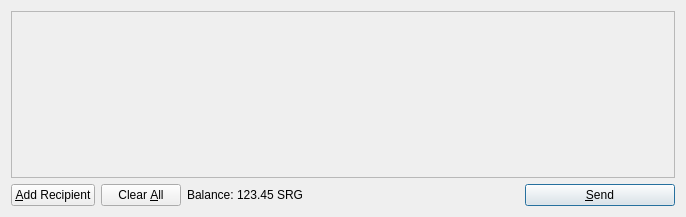
<?xml version="1.0" encoding="UTF-8"?>
<ui version="4.0">
 <class>SendCoinsDialog</class>
 <widget class="QDialog" name="SendCoinsDialog">
  <property name="geometry">
   <rect>
    <x>0</x>
    <y>0</y>
    <width>686</width>
    <height>217</height>
   </rect>
  </property>
  <property name="windowTitle">
   <string>Send Coins</string>
  </property>
  <layout class="QVBoxLayout" name="verticalLayout">
   <item>
    <widget class="QScrollArea" name="scrollArea">
     <property name="widgetResizable">
      <bool>true</bool>
     </property>
     <widget class="QWidget" name="scrollAreaWidgetContents">
      <property name="geometry">
       <rect>
        <x>0</x>
        <y>0</y>
        <width>660</width>
        <height>149</height>
       </rect>
      </property>
      <layout class="QVBoxLayout" name="verticalLayout_2">
       <property name="margin">
        <number>0</number>
       </property>
       <item>
        <layout class="QVBoxLayout" name="entries">
         <property name="spacing">
          <number>6</number>
         </property>
        </layout>
       </item>
       <item>
        <spacer name="verticalSpacer">
         <property name="orientation">
          <enum>Qt::Vertical</enum>
         </property>
         <property name="sizeHint" stdset="0">
          <size>
           <width>20</width>
           <height>40</height>
          </size>
         </property>
        </spacer>
       </item>
      </layout>
     </widget>
    </widget>
   </item>
   <item>
    <layout class="QHBoxLayout" name="horizontalLayout">
     <item>
      <widget class="QPushButton" name="addButton">
       <property name="toolTip">
        <string>Send to multiple recipients at once</string>
       </property>
       <property name="text">
        <string>&amp;Add Recipient</string>
       </property>
       <property name="autoDefault">
        <bool>false</bool>
       </property>
      </widget>
     </item>
     <item>
      <widget class="QPushButton" name="clearButton">
       <property name="sizePolicy">
        <sizepolicy hsizetype="Minimum" vsizetype="Fixed">
         <horstretch>0</horstretch>
         <verstretch>0</verstretch>
        </sizepolicy>
       </property>
       <property name="toolTip">
        <string>Remove all transaction fields</string>
       </property>
       <property name="text">
        <string>Clear &amp;All</string>
       </property>
       <property name="autoRepeatDelay">
        <number>300</number>
       </property>
       <property name="autoDefault">
        <bool>false</bool>
       </property>
      </widget>
     </item>
     <item>
      <layout class="QHBoxLayout" name="horizontalLayout_2">
       <property name="spacing">
        <number>3</number>
       </property>
       <item>
        <widget class="QLabel" name="label">
         <property name="text">
          <string>Balance:</string>
         </property>
        </widget>
       </item>
       <item>
        <widget class="QLabel" name="labelBalance">
         <property name="cursor">
          <cursorShape>IBeamCursor</cursorShape>
         </property>
         <property name="text">
          <string>123.45 SRG</string>
         </property>
         <property name="textInteractionFlags">
          <set>Qt::LinksAccessibleByMouse|Qt::TextSelectableByKeyboard|Qt::TextSelectableByMouse</set>
         </property>
        </widget>
       </item>
      </layout>
     </item>
     <item>
      <spacer name="horizontalSpacer">
       <property name="orientation">
        <enum>Qt::Horizontal</enum>
       </property>
       <property name="sizeHint" stdset="0">
        <size>
         <width>40</width>
         <height>20</height>
        </size>
       </property>
      </spacer>
     </item>
     <item>
      <widget class="QPushButton" name="sendButton">
       <property name="minimumSize">
        <size>
         <width>150</width>
         <height>0</height>
        </size>
       </property>
       <property name="toolTip">
        <string>Confirm the send action</string>
       </property>
       <property name="text">
        <string>&amp;Send</string>
       </property>
       <property name="icon">
        <iconset resource="../bitcoin.qrc">
         <normaloff>:/icons/send</normaloff>:/icons/send</iconset>
       </property>
       <property name="default">
        <bool>true</bool>
       </property>
      </widget>
     </item>
    </layout>
   </item>
  </layout>
 </widget>
 <resources>
  <include location="../bitcoin.qrc"/>
 </resources>
 <connections/>
</ui>
